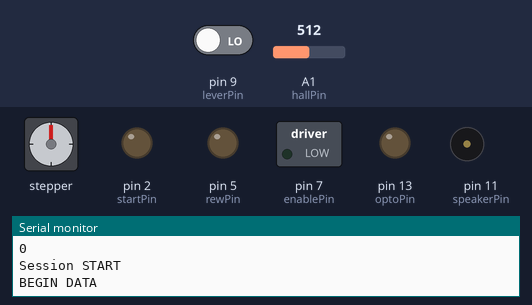
Simulated run of this sketch. Board: Arduino Uno, built with avr-gcc and run on an emulated ATmega328P. Shown: stepper motor, switched loads named in the sketch (green lamp = pin HIGH), output pins drawn as LEDs (lit = HIGH), buzzer (waves = sounding), the last lines printed to the serial monitor. The inputs (shaded band) are chosen by the test bench; at power-on: pin 9 (leverPin) LOW, A1 (hallPin) = 512. Random numbers use the default seed unless the sketch sets one; stepper angles assume 200 steps per turn.

Above: at 1.4 s.
1.5 s: pin 9 (leverPin) driven HIGH
At 2.18 s:
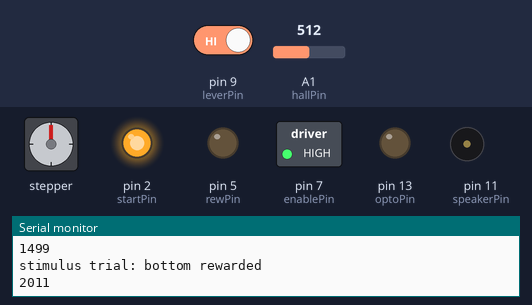
4.5 s: A1 (hallPin) set to 691
7.5 s: A1 (hallPin) set to 717
At 9.0 s:
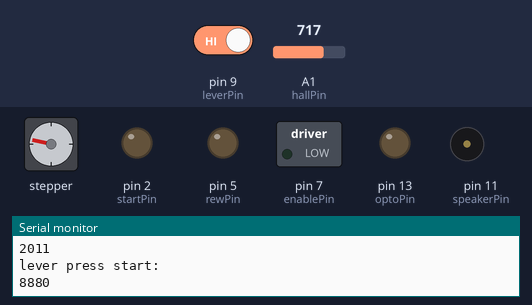
10.5 s: pin 9 (leverPin) driven LOW
At 13.0 s:
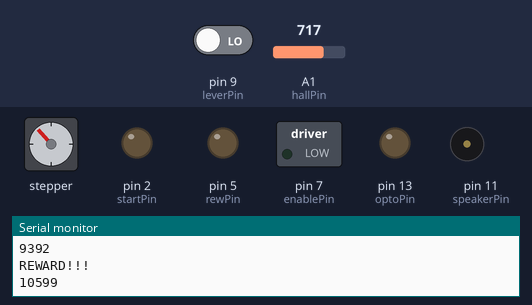
13.5 s: pin 9 (leverPin) driven HIGH
At 15.0 s:
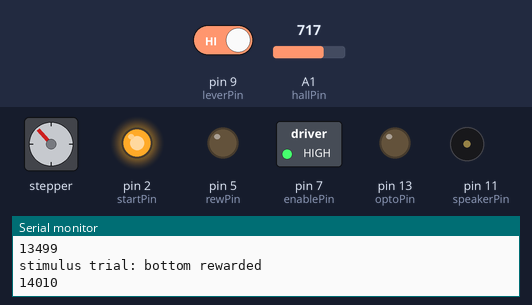
19.5 s: A1 (hallPin) set to 690
Timing chart, 0 to 30.8 s (numbered marks = the images above; inputs shaded):
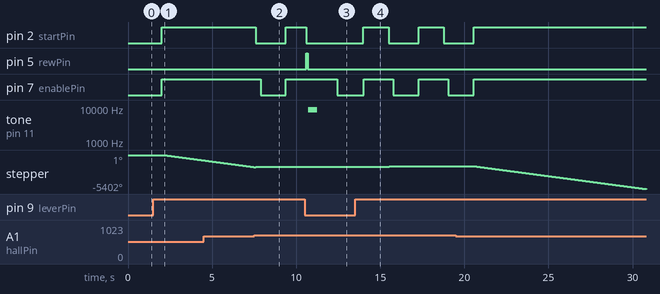

Measured:
- the behaviour switches between 699 and 700 on A1 (hallPin) (found by bisection; images 1 and 2)
- after the input at 1.5 s, pin 2 (startPin): LOW → HIGH after 0.50 s; pin 7 (enablePin): LOW → HIGH after 0.51 s; stepper: keeps turning counter-clockwise at about 356°/s, starting after 0.61 s
- after the input at 7.5 s, pin 2 (startPin): HIGH → LOW after 0.11 s, → HIGH 1.8 s later; pin 7 (enablePin): HIGH → LOW after 0.38 s, → HIGH 1.5 s later
- after the input at 10.5 s, pin 5 (rewPin): LOW → HIGH after 0.10 s, → LOW 0.08 s later; tone on pin 11 (speakerPin): silent → 8820 Hz after 0.22 s, → silent 0.52 s later
- after the input at 13.5 s, pin 2 (startPin): alternates HIGH for 1.5 s and LOW for 1.8 s, starting after 0.50 s; pin 7 (enablePin): alternates HIGH for 1.8 s and LOW for 1.5 s, starting after 0.51 s; stepper: turns 36° clockwise in 0.08 s, then 36° clockwise in 0.06 s, then 36° counter-clockwise in 0.08 s

The sketch:

HFdetection_active_PCB.ino
```cpp
/*
Detection task (1 stim, placed below whiskers). Uses stepper motor
Rewritten from Clay's program for learning arduino.
To be used with optostim.
*/
// set up behavior parameters that wont' change during session:

String programName = "headfix_RackCatchLiftOptoTTL_Kate_112513.pde" ;
String notes = "for triggering laser during random trials during Go-nogo detection task";

// constants that frequently change:
const int rewSolDur = 80; //how long solenoid valve should open to deliver water reward
const int stimCW = 20;
const int stimCCW = -20;
int rewStimFreq = 90;
int ITI = 1000;
int stimDuration = 1500; // how long stimulus should be available for sampling
const int optoStartTime = 00000; // how long to wait before starting laser trials
const int optoStimFreq = 35;
const int stimHoldDelay = 100;

// constants won't change. They're used here to set pin numbers:
//PCB board uses transistor-only 2 Digital pins needed
const int motorPin1 = 8;  // mapping for new boxes, Jan. 2011
const int motorPin2 = 6;
const int enablePin = 7;
const int stepsPerRevolution = 200; //changed this for 4

const int startPin = 2; // signals start of trial // triggers matlab
const int optoPin = 13; // used to be vac pin

const int hallPin = 1;     // the number of the hall effect sensor pin
const int ledPin =  13; // the number of the LED pin
const int leverPin = 9;
const int rewPin = 5; // solenoid valve pin
const int speakerPin = 11; //speaker pin
//const int fiberPosPin = 4; // analog input from matlab to indicate which position fiber is placed

// set up stepper motor
#include <Stepper.h>
Stepper stimStepper(stepsPerRevolution, motorPin1, motorPin2);

// define variables that will change:
int hallThresh = 700;
int hallSensValue = 0;          // variable for reading the hall sensor status
int levPressThreshold = 500; // how long lever has to be held to start
int elapTime = 0;
int leverState = 0;
int prevLevState = 0;
int levPressDur = 0;
int levPressTime = 0;
int levLiftDur = 0;
int startLevLiftCheck = 0;
int rew = 0;
int randSound = 0; // random noise for white noise audio stimuluspu
int drinkDur = 1000; // drink duration
int rewToneDur = 500; // reward tone duration
int unrewTO = 6000; // punishment timeout duration
int liftLevThresh = 100; // how long lever has to be lifted to count as response.
int optoStart =0;
int optoRand = 0;
//int fiberPos = 0;
//int hallSensValue2 = 0;
int stimType = 1; //currently set always to reward

//////////// initialize time variables
long time = 0;
long currentTime=0;
long trigTime = 0;
long levLiftTime = 0;
long randNumber = 0;    // random number for whisker stimulus

void setup() {
  // initialize the LED pin as an output:
  pinMode(startPin, OUTPUT);
  pinMode(optoPin, OUTPUT);
  //pinMode(ledPin, OUTPUT);
  pinMode(enablePin, OUTPUT); //enable for motor
  pinMode(leverPin, INPUT);
  pinMode(rewPin, OUTPUT);
  pinMode(speakerPin, OUTPUT);
  stimStepper.setSpeed(80);
  Serial.begin(9600);    // initialize serial for output to Processing sketch
  randomSeed(analogRead(2));
  Serial.println("Program name:");
  Serial.println(programName);
  Serial.println("Notes:");
  Serial.println(notes);
  Serial.println("rewarded stimulus frequency = ");
  Serial.println(rewStimFreq);
//  Serial.println("contigTrial = ");
//  Serial.println(contigTrial);
  Serial.println("reward amount/duration =");
  Serial.println(rewSolDur);
  Serial.println("Trial Length (stimDur) =");
  Serial.println(stimDuration);
  Serial.println("ITI =");
  Serial.println(ITI);
  Serial.println("optoStartTime =");
  Serial.println(optoStartTime);
  Serial.println("Session START");
  Serial.println("BEGIN DATA");
}

void loop(){
 ///////////////////START TRIALS
 //make sure lever is pressed before starting trials.
  if (optoStart == 0){
    time = millis();
    if (time > 300000 ){   //can't use variable for  some reason. use number here 300000 = 5 min
      optoStart = 1;
      Serial.println("begin OPTOSTIM");
      Serial.println(millis());
    }
  }

//    if (prevLevState2 == 1) {
//    // check for lever presses during this round when no stimulus is present
//    levState = digitalRead(leverPin);

  leverState = digitalRead(leverPin);
  if (leverState == HIGH){
    if(prevLevState == 0) { // if previously not pressed --as in beginning of session
      levPressTime = millis();
      Serial.println("lever press start:");
      Serial.println(levPressTime);
      prevLevState = 1; // set prevLevState to 1, meaning it's been pressed.
    }
     else{ // if lever was already pressed
      currentTime = millis();
      levPressDur = currentTime - levPressTime; // see how long ago
    }
  }
  else {   // if the lever state is low and lever is not pressed then do nothing
    if (leverState == LOW){
      prevLevState =0;
      levPressDur= 0;
    }
  }

 ////////////////// START STIMULUS TRIAL
   if(levPressDur > levPressThreshold){ // start trial is lever is held down long enough

     trigTime = millis(); // time of stimulus trigger = used to be trigTime2
//     Serial.println("Stimulus trial start at:");
//     Serial.println(trigTime);
     //delay(10);

     digitalWrite(startPin, HIGH); //signal for ttl pulse to signal start trial
     delay(10);

     //fiberPos = analogRead(fiberPosPin); //read the input from matlab about position of manipulator
     //Serial.println("fiber position:" );
     //Serial.println(fiberPos);
     //Serial.println(millis());

     if (optoStart == 1) {  //if opto has started
     optoRand = random(1,100);

       if (optoRand <= optoStimFreq){
         digitalWrite(optoPin, HIGH); //sends pin HIGH to trigger TTL
         Serial.println("laser ON");
         Serial.println(millis());
         delay(50); //added 0407
       }
       else{

         Serial.println("dark");
         Serial.println(millis());
       }
     }

     // present rewarded trials according to the defined reward stim frequency
     randNumber = random(0,100); //pick random number
     if (randNumber <= rewStimFreq){   //
       stimType = 1; // for rewarded trials
     }
     else{
       stimType = 3; // catch trials
     }

     /////////////FOR STIMULUS TRIALS
     if (stimType == 1){ // stimType1 means stimulus and reward trials
       Serial.println("stimulus trial: bottom rewarded");
       Serial.println(millis());

      // read the state of the hall effect sensor (for troubleshooting
      digitalWrite(enablePin, HIGH);
      delay(100);
      hallSensValue = analogRead(hallPin);
      leverState = digitalRead(leverPin);
      if (leverState == HIGH) { // if lever is pressed for defined amount of time
        while (hallSensValue < hallThresh){ //rotate motor until it hits the hall effect sensor
          stimStepper.step(-1);
          delay(1);
          hallSensValue = analogRead(hallPin);
          //delay(stimHoldDelay); // hold in position for short period

        } // END of while
      } //END of IF lever press check
      delay(100);

      elapTime = 0;
      prevLevState = 0;
      levPressDur = 0;
      startLevLiftCheck = 0;

      //reward when lever is lifted
      while (elapTime <= stimDuration){
        time = millis();
        elapTime = time - trigTime;
        leverState = digitalRead(leverPin);
          if (leverState == HIGH) { // if the lever is pressed start checking for lever lifts.
           startLevLiftCheck = 1;
          }
          if (startLevLiftCheck == 1) {
                // see how long animal lifts his paw off the lever during stim presentation
            if (leverState == LOW) {
              if (prevLevState == 1) {
                levLiftTime = millis();
                prevLevState = 0;
              }
              else {
                levLiftDur = millis() - levLiftTime;
              }
            }
            else {
              prevLevState = 1;
              levLiftDur = 0;
            }
            //Serial.println(levPressDur);

            // trigger REWARD if animal lifts paw during rewarded stim. (for long enough)
            if (levLiftDur >= liftLevThresh) {
                 digitalWrite(optoPin, LOW);
                 digitalWrite(startPin, LOW); // turn off start pin at end of trial to trigger matlab
              reward(); /////////////////// call reward function and print REWARD!!!!!
              }
            }  // end IF for levPressDur > 100 (REWARD sequence)

       } // end WHILE elapTime <= stimDur (check for lever lifts)
           digitalWrite(optoPin, LOW);
           digitalWrite(startPin, LOW); // turn off start pin at end of trial to trigger matlab


      // MOVE STIM BACK
      stimStepper.step(stimCW); // 042110: now using Stepper library for stim control (+ is clockwise)
      delay(200);
      digitalWrite(enablePin, LOW);

//
//
         prevLevState = 0;   // reset state variable to allow for consecutive triggers
         //prevType = 1; // for stimCount to promote alternation

     } // END of if stimType = 1 (rewarded trial)
     //////////////////////////////////catch trials

     else{
       Serial.println("catch trial");
       Serial.println(millis());

       //no hall effect sensor - just move it away.
       digitalWrite (enablePin, HIGH);
       delay(100);
       stimStepper.step(stimCW);

       // check if mouse lifts lever during catch trial
       elapTime = 0;
       prevLevState = 0;
       levPressDur = 0;
       startLevLiftCheck = 0;

       while (elapTime <= stimDuration) {
         time = millis();
         elapTime = time - trigTime;
         leverState = digitalRead(leverPin);
         if (leverState == HIGH){ // if the lever is pressed start checking for lever lifts.
           startLevLiftCheck = 1;
         }
         if (startLevLiftCheck ==1){ //if the lever is already pressed
           if(leverState == LOW){
             if(prevLevState ==1){
               levLiftTime = millis();
               prevLevState = 0;
             }
             else{
               levLiftDur = millis()-levLiftTime;
             }
           }
         else{
             prevLevState = 1;
             levLiftDur = 0;
           }

         if (levLiftDur >= liftLevThresh){ // if lever lifted during catch trial.
            digitalWrite(optoPin, LOW);
             digitalWrite(startPin, LOW); // turn off start pin at end of trial to trigger matlab
         punish();
           }
        }
       } // END while loop
          digitalWrite(optoPin, LOW);
          digitalWrite(startPin, LOW); // turn off start pin at end of trial to trigger matlab

      //  move stimback to rest position
      stimStepper.step(stimCCW);
      delay(200);
      digitalWrite(enablePin, LOW);

       // digitalWrite(optoPin, LOW);

       prevLevState = 0;  //reset state variable for consecutive triggers
     }// END else

     //endTime = millis();

     delay(ITI); //inter-trial interval
   }
    // END of if (levPressDur > levPresThresh)
} // END of loop


//
//////////////////////////////////////////////////////////////////////
///////Define functions:
void reward() { // print "REWARD!!!" play cue tone, open and close valve.
   //
    Serial.println("REWARD!!!");
    Serial.println(millis());

    // REWARD SEQUENCE
    // go through reward/optouum solenoid sequence
    digitalWrite(rewPin, HIGH);    // open solenoid valve for a short time
    delay(rewSolDur);                  // 8ms ~= 8uL of reward liquid (on box #4 011811)
    digitalWrite(rewPin, LOW);

    // PLAY TONE
    rew = 1;
    cueTone();
    delay(drinkDur);
    elapTime = stimDuration + 1;  // break out of the reward stimulus loop after receiving reward

} // END of reward function

void punish() {
//  digitalWrite(vacPin, HIGH);    // send output signal for punishment to record analog timing
//  delay(50);                  //
//  digitalWrite(vacPin, LOW);

  //digitalWrite(airpuffPin, HIGH);    // give aversive light for wrong press
  Serial.println("unrewarded punishment");
  Serial.println(millis());
  delay(10);  // changed this from 2000 because air puff goes on falling phase

    rew = 0;
    cueTone();
    delay(10);
  elapTime = stimDuration + 1;  // 091311: need to check and make sure "elapTime1&2" are not in conflict
} // END of punish function

void cueTone() {
  trigTime = millis();
   if (rew == 1) {  // if its a reward tone
    while ((time-trigTime) < rewToneDur) {
      digitalWrite(speakerPin, HIGH);
      delayMicroseconds(100);
      digitalWrite(speakerPin, LOW);
      delayMicroseconds(1);
      time = millis();
     }
   }
   else {  // if its a punishment tone (white noise)
      while ((time-trigTime) < unrewTO) {
        randSound = random(50,700);
        digitalWrite(speakerPin, HIGH);
        delayMicroseconds(randSound);
        digitalWrite(speakerPin, LOW);
        delayMicroseconds(randSound);
        time = millis();
      }
     }
} // END cueTone function
```
